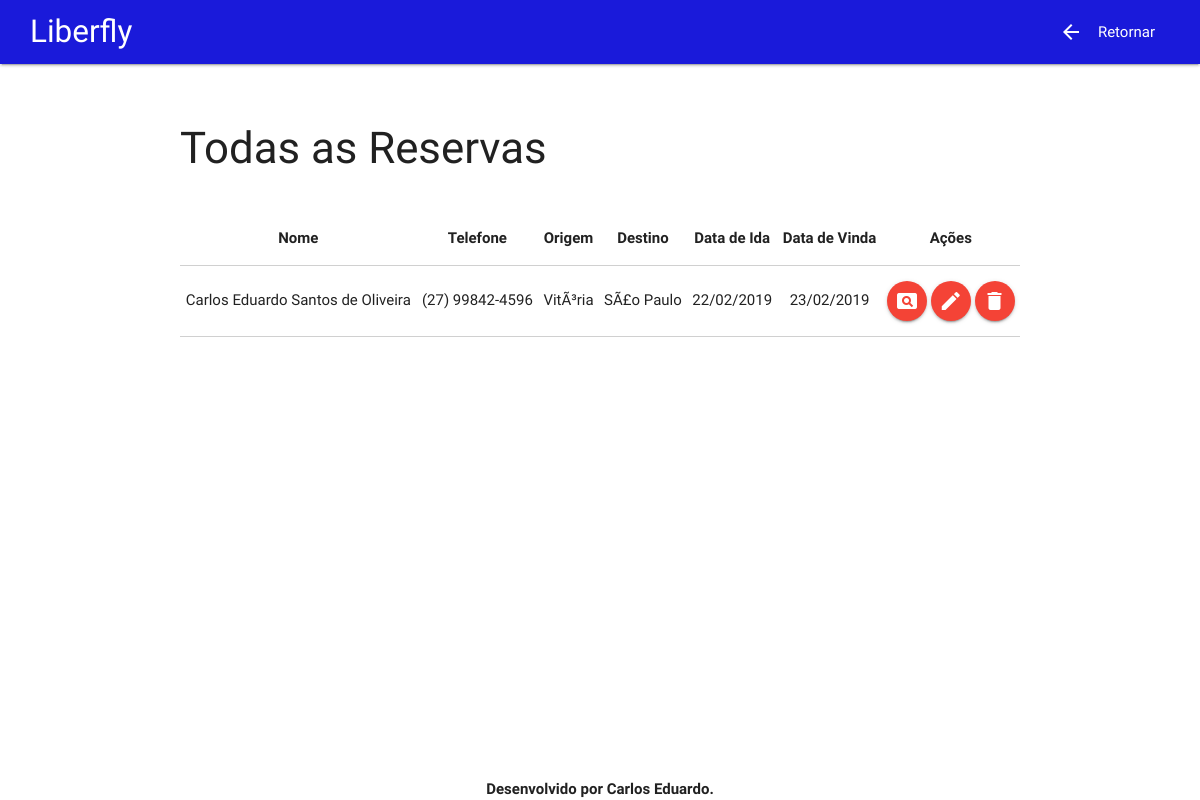
Page /passagem on the committed database.
### tables this page shows
CREATE TABLE `passagens` (
  `id` int(11) NOT NULL,
  `nome_passageiro` varchar(220) NOT NULL,
  `cpf` varchar(20) NOT NULL,
  `telefone` varchar(20) NOT NULL,
  `email` varchar(50) NOT NULL,
  `aeroporto_origem` varchar(220) NOT NULL,
  `aeroporto_destino` varchar(220) NOT NULL,
  `numero_voo` varchar(50) NOT NULL,
  `data_ida` varchar(100) NOT NULL,
  `data_volta` varchar(100) DEFAULT NULL,
  `criado` datetime DEFAULT NULL
);

### core/controller.php (called while the page is built, shortened)
<?php
class controller {
	public function loadView($viewName, $viewData = array()) {
		extract($viewData);
		include 'views/'.$viewName.'.php';
	}
}
?>

### controllers/passagemController.php (called while the page is built, shortened)
<?php
class passagemController extends controller {
	public function index() {
		$dados = array();
		$passagem = new passagens();
		$dados['passagens'] = $passagem->list();
		$this->loadView('listapassagens', $dados);
	}
}
?>

### core/core.php (called while the page is built, shortened)
<?php
class core {
	public function run() {
		global $config;
		if ($config['versao'] == 'dsv') {
			$url = explode("index.php", $_SERVER['PHP_SELF']);
			$url = end($url);
		}
		$params = array();
		if (!empty($url) && $url != '/') {
			$url = explode('/', $url);
			array_shift($url);
			array_shift($url);
			if (isset($url[0]) && !empty($url[0])) {
				$currentAction = $url[0];
				array_shift($url);
			} else {
				$currentAction = 'index';
			}
		} else {
			$currentController = 'homeController';
			$currentAction = 'index';
		}
		$c = new $currentController();
		call_user_func_array(array($c, $currentAction), $params);
	}
}
?>

### index.php (called while the page is built, shortened)
<?php
require 'config.php';
$core = new core();
$core->run();
?>

### core/model.php (called while the page is built, shortened)
<?php
class model {
	public function __construct() {
		global $config;
		try {
			$this->db = new PDO('mysql:dbname='.$config['dbname'].';host='.$config['host'], $config['user'], $config['pass']);
		} catch (PDOException $e) {
    		exit('Erro ao conectar no Banco: ' . $e->getMessage());
		}
	}
}
?>

### config.php (called while the page is built, shortened)
<?php
	$config = array();
	if (versao == 'dsv') {
		$config['versao'] = 'dsv';
		$config['dbname'] = 'liberfly';
		$config['host']   = 'localhost';
		$config['user']   = '';
		$config['pass']   = '';
	}
?>

### models/passagens.php (called while the page is built, shortened)
<?php
class passagens extends model {
	public function list() {
		$sql = "SELECT * FROM passagens";
		$qry = $this->db->query($sql);
		if ($qry->rowCount() > 0) {
			$array = $qry->fetchAll();
        }
        return $array;
	}
}
?>

### views/listapassagens.php (the view, shortened to what this page needs)
<!DOCTYPE html>
<html>
<head>
  <link type="text/css" rel="stylesheet" href="<?php echo URL; ?>/assets/css/materialize.min.css"  media="screen,projection"/>
  <link type="text/css" rel="stylesheet" href="<?php echo URL; ?>/assets/css/visualizar.css"  media="screen,projection"/>
  <link type="text/css" rel="stylesheet" href="<?php echo URL; ?>/assets/css/animate.css"  media="screen,projection"/>
</head>
<body>
  <nav id="navbar">
    <div class="nav-wrapper">
      <a href="<?php echo URL; ?>/home" class="brand-logo">Liberfly</a>
      <ul id="nav-mobile" class="right hide-on-med-and-down">
        <li><a href="<?php echo URL; ?>/home"><i class="material-icons left">arrow_back</i>Retornar</a></li>
      </ul>
    </div>
  </nav>
  <div class="container">
      <h3>Todas as Reservas</h3>
      <br>
      <table class="responsive-table bordered highlight centered">
        <thead>
          <tr>
              <th>Nome</th>
              <th>Telefone</th>
              <th>Origem</th>
              <th>Destino</th>
              <th>Data de Ida</th>
              <th>Data de Vinda</th>
              <th>Ações</th>
          </tr>
        </thead>
        <tbody>
        <?php foreach($passagens as $p): ?>
          <tr>
            <td><?php echo($p['nome_passageiro']); ?></td>
            <td><?php echo($p['telefone']); ?></td>
            <td><?php echo($p['aeroporto_origem']); ?></td>
            <td><?php echo($p['aeroporto_destino']); ?></td>
            <td><?php echo($p['data_ida']); ?></td>
            <td><?php echo($p['data_volta']); ?></td>
            <td>
              <a href="<?php echo URL; ?>/passagem/visualizar/<?php echo $p['id']; ?>" class="btn-floating btn-Tiny waves-effect waves-light red">
                <i class="material-icons">pageview</i>
              </a>
              <a href="<?php echo URL; ?>/passagem/editar/<?php echo $p['id']; ?>" class="btn-floating btn-Tiny waves-effect waves-light red">
                <i class="material-icons">edit</i>
              </a>
              <a href="<?php echo URL; ?>/passagem/deletar/<?php echo $p['id']; ?>" class="btn-floating btn-Tiny waves-effect waves-light red">
                <i class="material-icons">delete</i>
              </a>
            </td>
          </tr>
        <?php endforeach; ?>
        </tbody>
      </table>
  </div>
  <footer class="footer mt-auto py-3">
    <div class="container">
      <span class="text-muted" id="rodapetext">Desenvolvido por Carlos Eduardo.</span>
    </div>
  </footer>
</body>
</html>

### assets/css/visualizar.css (style rules this page uses)
#navbar { background-color: #0000d6; opacity: 0.9; }
.nav-wrapper { margin-left: 30px; margin-right: 30px; }
.container { margin-top: 60px; }
.footer { position:absolute; bottom:0; width:100%; }
.footer .container { text-align: center; }
.footer .container #rodapetext { color: #212121; font-weight: bold; }

### rows in the picture
passagens: nome_passageiro "Carlos Eduardo Santos de Oliveira", telefone "(27) 99842-4596", aeroporto_origem "VitÃ³ria", aeroporto_destino "SÃ£o Paulo", data_ida "22/02/2019", data_volta "23/02/2019"
